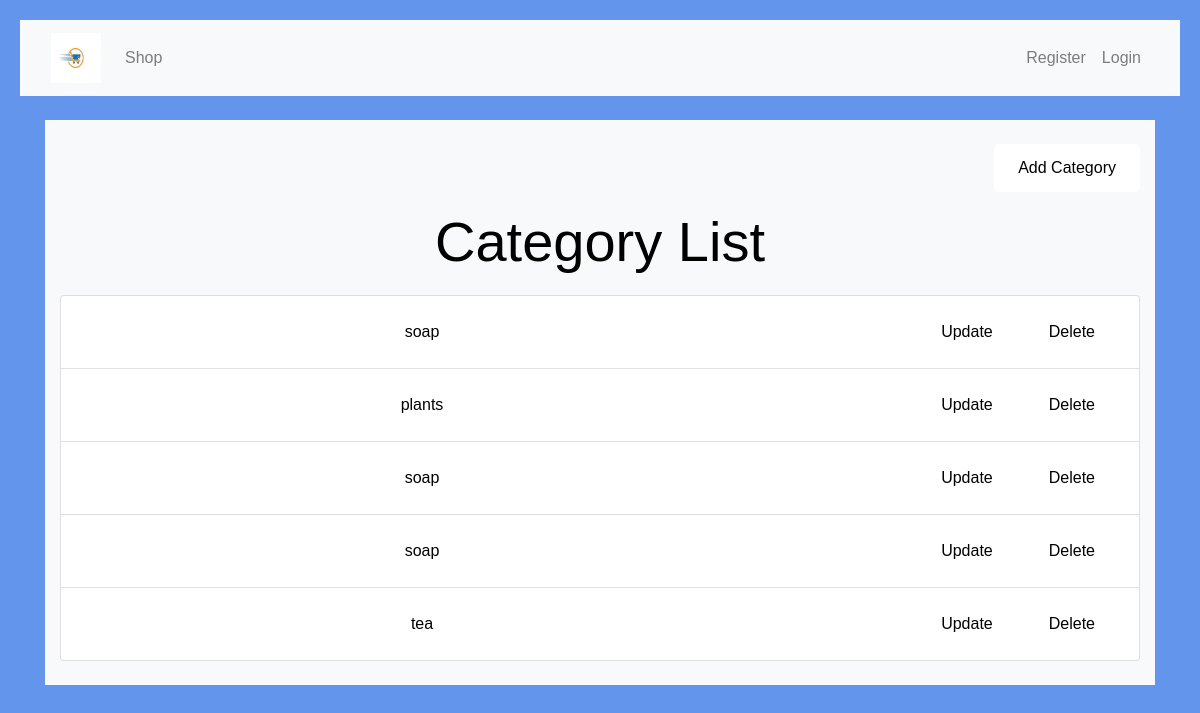
The app's page /categorylist/, older data.
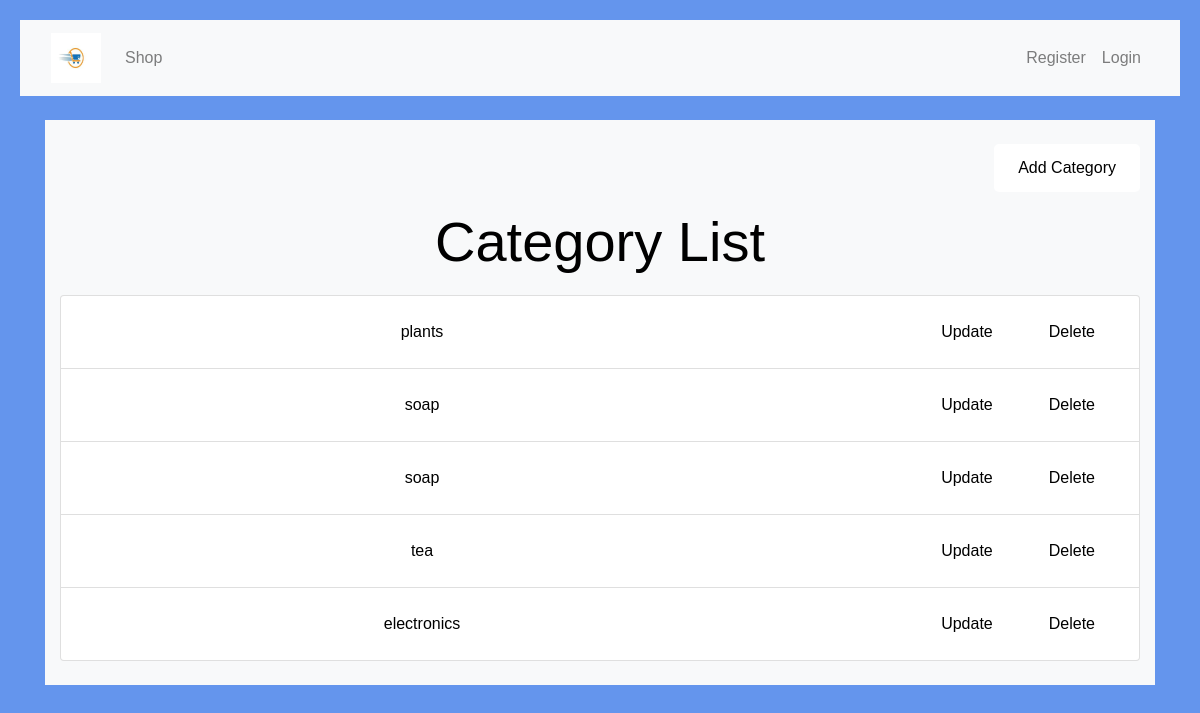
The same page, newer data.
### project1app/models.py (models this page shows, shortened)
class Category(models.Model):
    name = models.CharField(max_length=100)

### project1app/views.py (the view)
# urls.py: path('categorylist/', views.categorylist, name='categorylist'),
def categorylist(request):
    categories = Category.objects.all()
    return render(request, 'categorylist.html',{'categories': categories})

### project1app/templates/categorylist.html (shortened to what this page needs)
{% extends 'basic.html' %}
{% block content %}
    <div class="container-fluid bg-light py-4">
        <div class="row">
            <div class="col-md-12 text-right mb-3">
                <a href="{% url 'addcategory' %}" class="btn btn-primary">Add Category</a>
            </div>
        </div>
        <h1 class="display-4">Category List</h1>
        <div class="list-group">
            {% if categories %}
                {% for category in categories %}
                    <div class="list-group-item">
                        <div class="row align-items-center">
                            <div class="col-md-8">
                                {{ category.name }}
                            </div>
                            <div class="col-md-4 d-flex justify-content-end">
                                <a href="{% url 'updatecategory' category.id %}" class="btn btn-sm btn-warning mr-2">Update</a>
                                <form method="post" action="{% url 'deletecategory' category.id %}" style="display: inline;">
                                    <button type="submit" class="btn btn-sm btn-danger" onclick="return confirm('Are you sure you want to delete this category?');">Delete</button>
                                </form>
                            </div>
                        </div>
                    </div>
                {% endfor %}
            {% else %}
                <p>No categories found.</p>
            {% endif %}
        </div>
    </div>
{% endblock %}

Row changes from the older to the newer data that the page shows:
removed Category: name "soap"
added Category: name "electronics"
